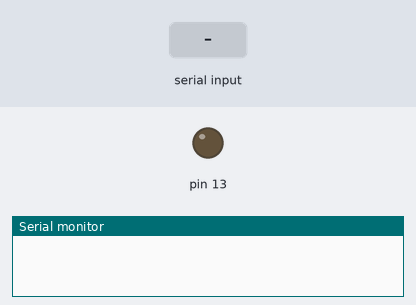
This sketch was run on a simulated Arduino Uno, built with avr-gcc and run on an emulated ATmega328P. On the bench: output pins drawn as LEDs (lit = HIGH), the last lines printed to the serial monitor. The test bench sets the inputs (shaded band).

Above: at 1.2 s.
1.3 s: "turn_on_led\n" received over Serial
At 2.2 s:
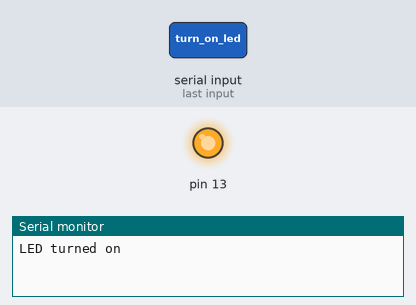
2.8 s: "turn_off_led\n" received over Serial
At 3.3 s:
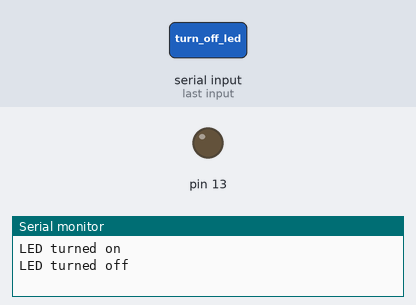
Timing chart, 0 to 5.8 s (numbered marks = the images above; inputs shaded):
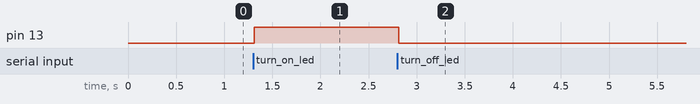

Measured:
- after the input at 1.3 s, pin 13: LOW → HIGH at once
- after the input at 2.8 s, pin 13: HIGH → LOW at once

The sketch:

arduino_lightup.ino
```cpp
void setup() {
  pinMode(13, OUTPUT);
  Serial.begin(9600);  // Initialize serial communication
}

void loop() {
  if (Serial.available() > 0) {
    String data = Serial.readStringUntil('\n'); // Read the incoming data until newline character
    if (data == "turn_on_led") { // Check if received data is "turn_on_led"
      digitalWrite(13, HIGH); // Turn on LED connected to pin 13
      Serial.println("LED turned on"); // Send acknowledgment back to Python server
    }
    if (data == "turn_off_led") { // Check if received data is "turn_on_led"
      digitalWrite(13, LOW); // Turn on LED connected to pin 13
      Serial.println("LED turned off"); // Send acknowledgment back to Python server
    }
  }
}
```
